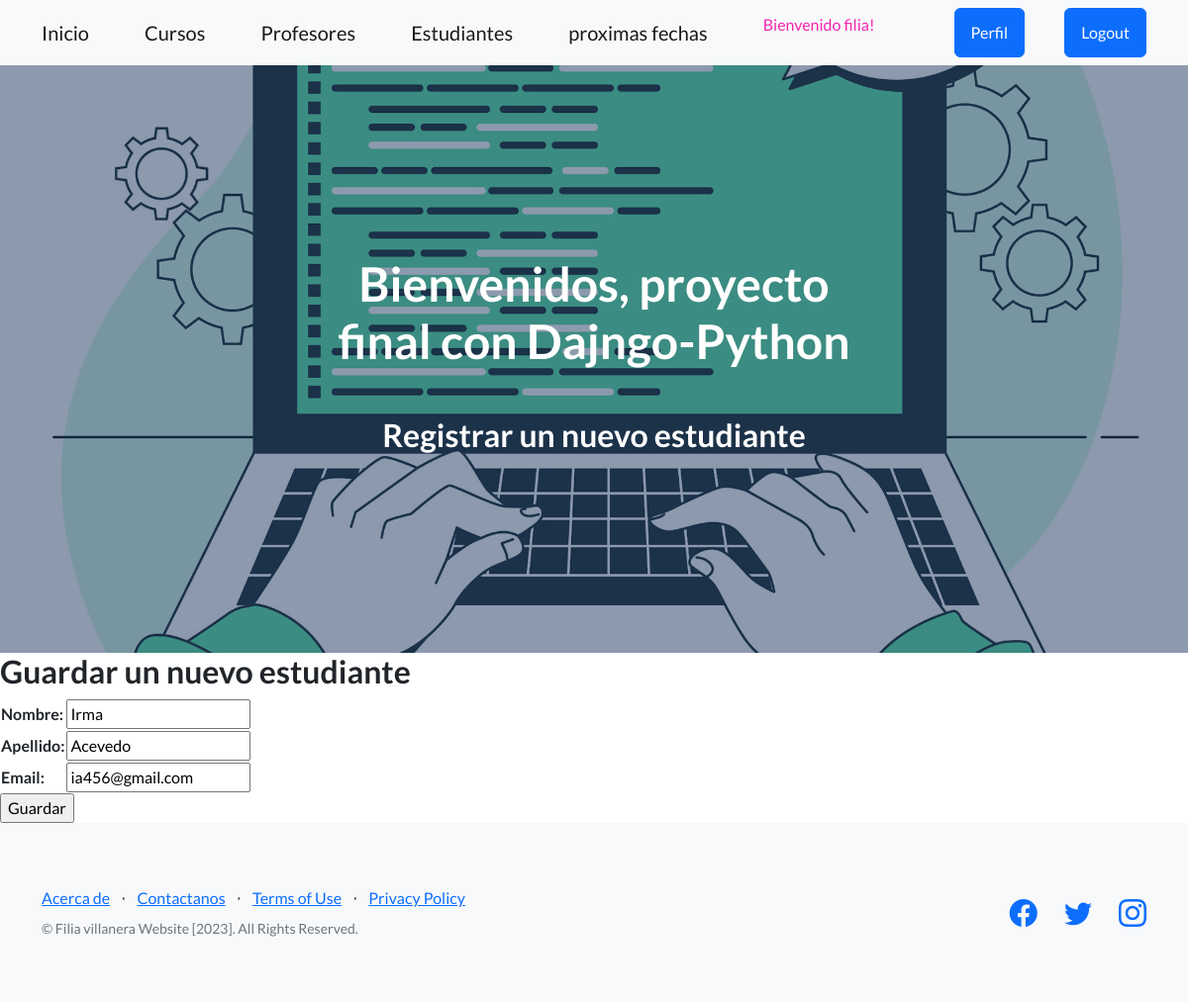
The app's page /upd_estudiante/1/ (signed in) with its own data.
### app1/models.py (models this page shows, shortened)
class Estudiante (models.Model):
    nombre = models.CharField(max_length=50)
    apellido = models.CharField(max_length=50)
    email = models.EmailField()

### app1/views.py (the view)
# urls.py: path('upd_estudiante/<id_estudiante>/', updestudiante, name="upd_estudiante" ),
@login_required
def updestudiante (request, id_estudiante ):
    estudiante = Estudiante.objects.get (id = id_estudiante)
    if request.method == "POST" :
        miForm = Estudianteform(request.POST)
        if miForm.is_valid():
            estudiante.nombre = miForm.cleaned_data.get('nombre')
            estudiante.apellido = miForm.cleaned_data.get('apellido')
            estudiante.email = miForm.cleaned_data.get('email')
            estudiante.save()
            return redirect(reverse_lazy('estudiantes'))
    else:
        miForm = Estudianteform (initial = {
            'nombre' : estudiante.nombre,
            'apellido' : estudiante.apellido,
            'email' : estudiante.email,
        })
    return render (request, "aplicacion/estudianteform.html", {'form' : miForm})

### app1/forms.py
class Estudianteform (LoginRequiredMixin, forms.Form):
     nombre= forms.CharField(max_length=50, required=True)
     apellido= forms.CharField(max_length=50, required=True)
     email= forms.EmailField(required=True)

### app1/app1/templates/aplicacion/estudianteform.html (shortened to what this page needs)
{% extends 'aplicacion/base.html' %}
{% load static %}
{% block encabezado %}
   Registrar un nuevo estudiante
{% endblock encabezado %}
{% block contenido %}
    <h2>Guardar un nuevo estudiante</h2>
    <form action="" method="post">
        <table>
            {{ form.as_table }}
        </table>
    <input type="submit" value="Guardar">
    </form>
{% endblock contenido %}

### app1/app1/templates/aplicacion/base.html (shortened to what this page needs)
<!DOCTYPE html>
<html lang="en">
    <head>
        {% load static %}
        <link href="https://cdn.jsdelivr.net/npm/bootstrap-icons@1.5.0/font/bootstrap-icons.css" rel="stylesheet" type="text/css" />
        <link href="{% static 'aplicacion/css/styles.css' %}" rel="stylesheet" />
        <link rel="stylesheet" href="https://cdnjs.cloudflare.com/ajax/libs/font-awesome/6.4.0/css/all.min.css">
    </head>
    <body>
        <nav class="navbar navbar-light bg-light static-top">
            <div class="container">
                <a class="navbar-brand" href="{% url 'home' %}">Inicio</a>
                {% if user.is_authenticated %}
                    <a class="navbar-brand" href="{% url 'cursos' %}">Cursos</a>
                    <a class="navbar-brand" href="{% url 'profesores' %}">Profesores</a>
                    <a class="navbar-brand" href="{% url 'estudiantes' %}">Estudiantes</a>
                    <a class="navbar-brand" href="{% url 'fechas_proximas' %}">proximas fechas</a>
                    <p style="color:rgb(246, 35, 176)">Bienvenido {{user.username}}!</p>
                    <a class="btn btn-primary" href="{% url 'editarperfil' %}">Perfil</a>
                    <a class="btn btn-primary" href="{% url 'logout' %}">Logout</a>
                {% else %}
                    <a class="btn btn-success" href="{% url 'registro'    %}">Registro</a>
                    <a class="btn btn-primary" href="{% url 'login' %}">Login</a>
                {% endif %}
            </div>
        </nav>
        <header class="masthead">
            <div class="container position-relative">
                <div class="row justify-content-center">
                    <div class="col-xl-6">
                        <div class="text-center text-white">
                            <h1 class="mb-5">Bienvenidos, proyecto final con Dajngo-Python</h1>
                            <h2>
                            {% block encabezado %}
                            {% endblock encabezado %}
                                </h2>
                        </div>
                    </div>
                </div>
            </div>
        </header>
        {% block contenido %}
        {% endblock contenido %}
        <footer class="footer bg-light">
            <div class="container">
                <div class="row">
                    <div class="col-lg-6 h-100 text-center text-lg-start my-auto">
                        <ul class="list-inline mb-2">
                            <li class="list-inline-item"><a href="#!">Acerca de</a></li>
                            <li class="list-inline-item">⋅</li>
                            <li class="list-inline-item"><a href="#!">Contactanos</a></li>
                            <li class="list-inline-item">⋅</li>
                            <li class="list-inline-item"><a href="#!">Terms of Use</a></li>
                            <li class="list-inline-item">⋅</li>
                            <li class="list-inline-item"><a href="#!">Privacy Policy</a></li>
                        </ul>
                        <p class="text-muted small mb-4 mb-lg-0">&copy; Filia villanera Website [2023]. All Rights Reserved.</p>
                    </div>
                    <div class="col-lg-6 h-100 text-center text-lg-end my-auto">
                        <ul class="list-inline mb-0">
                            <li class="list-inline-item me-4">
                                <a href="#!"><i class="bi-facebook fs-3"></i></a>
                            </li>
                            <li class="list-inline-item me-4">
                                <a href="#!"><i class="bi-twitter fs-3"></i></a>
                            </li>
                            <li class="list-inline-item">
                                <a href="#!"><i class="bi-instagram fs-3"></i></a>
                            </li>
                        </ul>
                    </div>
                </div>
            </div>
        </footer>
    </body>
</html>

### records on screen
Estudiante: nombre "Irma", apellido "Acevedo", email "ia456@gmail.com"

### other values on screen
{{ user.username }} "filia"
